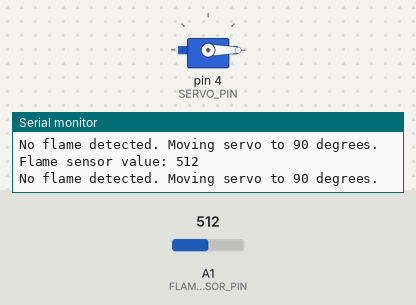
Bench run of a sketch on a simulated Arduino Uno, built with avr-gcc and run on an emulated ATmega328P. On the bench: servo, the last lines printed to the serial monitor. Inputs (shaded band) come from the test bench; at power-on: A1 (FLAME_SENSOR_PIN) = 512.

Above: at 1.2 s.
1.3 s: A1 (FLAME_SENSOR_PIN) set to 108
2.8 s: A1 (FLAME_SENSOR_PIN) set to 94
At 4.1 s:
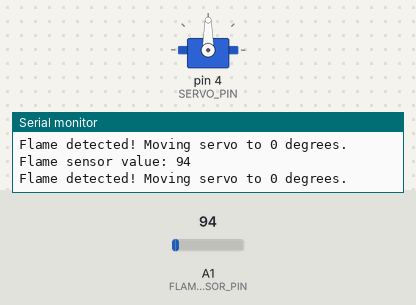
Timing chart, 0 to 5.8 s (numbered marks = the images above; inputs shaded):
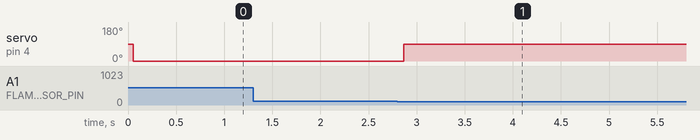

Measured:
- the behaviour switches between 100 and 99 on A1 (FLAME_SENSOR_PIN) (found by bisection; images 0 and 1)
- after the input at 2.8 s, servo on pin 4 (SERVO_PIN): 0° → 90° after 0.07 s

The sketch:

Servobms.ino
```cpp
#include <Servo.h>
#define FLAME_SENSOR_PIN A1
#define SERVO_PIN 4
Servo flameServo;
void setup() {
  pinMode(FLAME_SENSOR_PIN, INPUT);
  flameServo.attach(SERVO_PIN);
  flameServo.write(90);
  Serial.begin(9600);
  Serial.println("Flame detector servo control initialized");
}
void loop() {
  int flameValue = analogRead(FLAME_SENSOR_PIN);
  Serial.print("Flame sensor value: ");
  Serial.println(flameValue);
  if (flameValue < 100) { // Adjust threshold as needed
    Serial.println("Flame detected! Moving servo to 0 degrees.");
    flameServo.write(90);
  } else {
    Serial.println("No flame detected. Moving servo to 90 degrees.");
    flameServo.write(0);
  }
  delay(100);
}
```
